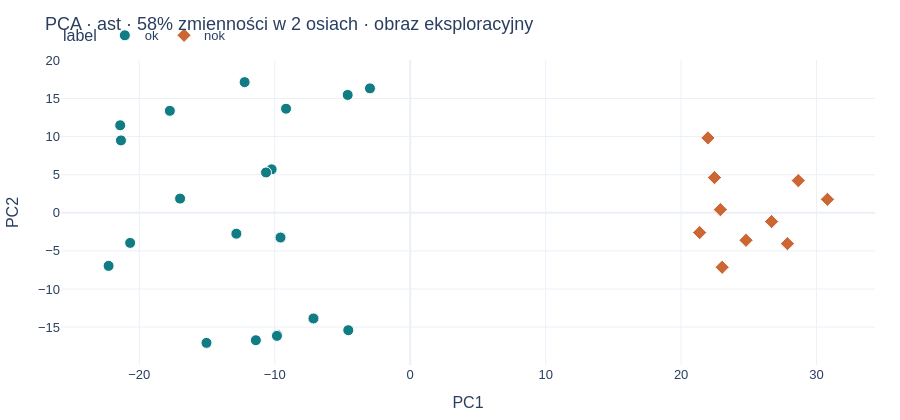
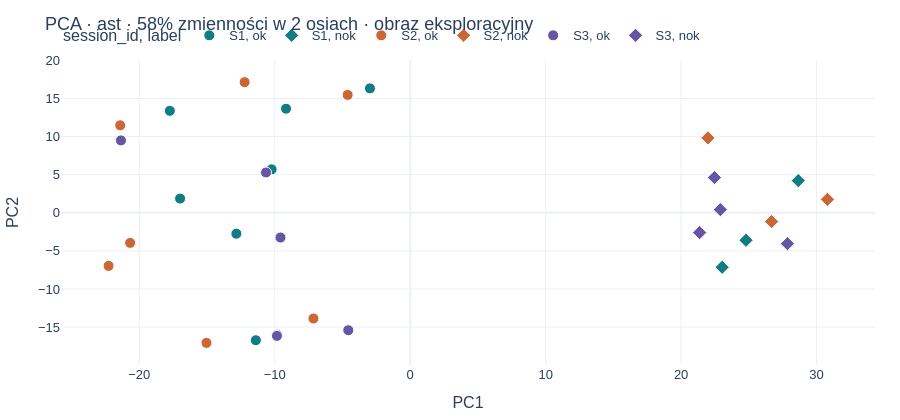

Notebook code for these charts, in order:
### Code cell
from pinglab.plots import embedding_map
if encoded.plate_id.nunique()>=3:
    display(embedding_map(encoded,'ast')[0])
    display(embedding_map(encoded,'ast',color='session_id')[0])

### Figure 1 — Plotly figure (JSON) as saved in the notebook; plotly's stock layout.template omitted (floating-point values rounded to 4 significant figures)
{"data": [{"customdata": [[3, "S1"], [3, "S2"], [3, "S3"], [3, "S1"], [3, "S2"], [3, "S3"], [3, "S1"], [3, "S2"], [3, "S3"], [3, "S1"], [3, "S2"], [3, "S3"], [3, "S1"], [3, "S2"], [3, "S3"], [3, "S1"], [3, "S2"], [3, "S3"], [3, "S1"], [3, "S2"]], "hovertemplate": "<b>%{hovertext}</b><br><br>label=ok<br>PC1=%{x}<br>PC2=%{y}<br>n_hits=%{customdata[0]}<br>session_id=%{customdata[1]}<extra></extra>", "hovertext": ["SYN_001", "SYN_002", "SYN_003", "SYN_004", "SYN_005", "SYN_006", "SYN_007", "SYN_008", "SYN_009", "SYN_010", "SYN_011", "SYN_012", "SYN_013", "SYN_014", "SYN_015", "SYN_016", "SYN_017", "SYN_018", "SYN_019", "SYN_020"], "legendgroup": "ok", "marker": {"color": "#117c83", "line": {"color": "white", "width": 1}, "size": 11, "symbol": "circle"}, "mode": "markers", "name": "ok", "orientation": "v", "showlegend": true, "type": "scatter", "x": [-2.97, -20.68, -9.811, -10.23, -4.616, -9.575, -16.99, -7.142, -21.35, -11.39, -21.41, -9.838, -12.83, -15.04, -4.572, -17.74, -22.27, -10.64, -9.167, -12.22], "xaxis": "x", "y": [16.33, -3.949, -16.02, 5.701, 15.47, -3.241, 1.867, -13.87, 9.501, -16.72, 11.49, -16.15, -2.741, -17.07, -15.41, 13.38, -6.965, 5.294, 13.66, 17.15], "yaxis": "y"}, {"customdata": [[3, "S3"], [3, "S1"], [3, "S2"], [3, "S3"], [3, "S1"], [3, "S2"], [3, "S3"], [3, "S1"], [3, "S2"], [3, "S3"]], "hovertemplate": "<b>%{hovertext}</b><br><br>label=nok<br>PC1=%{x}<br>PC2=%{y}<br>n_hits=%{customdata[0]}<br>session_id=%{customdata[1]}<extra></extra>", "hovertext": ["SYN_021", "SYN_022", "SYN_023", "SYN_024", "SYN_025", "SYN_026", "SYN_027", "SYN_028", "SYN_029", "SYN_030"], "legendgroup": "nok", "marker": {"color": "#cc6735", "line": {"color": "white", "width": 1}, "size": 11, "symbol": "diamond"}, "mode": "markers", "name": "nok", "orientation": "v", "showlegend": true, "type": "scatter", "x": [27.85, 24.79, 21.98, 22.9, 23.03, 30.8, 21.37, 28.65, 26.68, 22.46], "xaxis": "x", "y": [-4.055, -3.605, 9.827, 0.4158, -7.148, 1.766, -2.596, 4.227, -1.154, 4.619], "yaxis": "y"}], "layout": {"colorway": ["#117c83", "#cc6735", "#6555a4", "#667788"], "font": {"family": "Arial, sans-serif", "size": 13}, "height": 420, "legend": {"orientation": "h", "title": {"text": "label"}, "tracegroupgap": 0, "x": 0, "y": 1.13}, "margin": {"b": 50, "l": 60, "r": 25, "t": 60}, "title": {"text": "PCA · ast · 58% zmienności w 2 osiach · obraz eksploracyjny"}, "xaxis": {"anchor": "y", "domain": [0.0, 1.0], "title": {"text": "PC1"}}, "yaxis": {"anchor": "x", "domain": [0.0, 1.0], "title": {"text": "PC2"}}}}

### Figure 2 — Plotly figure (JSON) as saved in the notebook; plotly's stock layout.template omitted (floating-point values rounded to 4 significant figures)
{"data": [{"customdata": [[3, "S1"], [3, "S1"], [3, "S1"], [3, "S1"], [3, "S1"], [3, "S1"], [3, "S1"]], "hovertemplate": "<b>%{hovertext}</b><br><br>session_id=%{customdata[1]}<br>label=ok<br>PC1=%{x}<br>PC2=%{y}<br>n_hits=%{customdata[0]}<extra></extra>", "hovertext": ["SYN_001", "SYN_004", "SYN_007", "SYN_010", "SYN_013", "SYN_016", "SYN_019"], "legendgroup": "S1, ok", "marker": {"color": "#117c83", "line": {"color": "white", "width": 1}, "size": 11, "symbol": "circle"}, "mode": "markers", "name": "S1, ok", "orientation": "v", "showlegend": true, "type": "scatter", "x": [-2.97, -10.23, -16.99, -11.39, -12.83, -17.74, -9.167], "xaxis": "x", "y": [16.33, 5.701, 1.867, -16.72, -2.741, 13.38, 13.66], "yaxis": "y"}, {"customdata": [[3, "S1"], [3, "S1"], [3, "S1"]], "hovertemplate": "<b>%{hovertext}</b><br><br>session_id=%{customdata[1]}<br>label=nok<br>PC1=%{x}<br>PC2=%{y}<br>n_hits=%{customdata[0]}<extra></extra>", "hovertext": ["SYN_022", "SYN_025", "SYN_028"], "legendgroup": "S1, nok", "marker": {"color": "#117c83", "line": {"color": "white", "width": 1}, "size": 11, "symbol": "diamond"}, "mode": "markers", "name": "S1, nok", "orientation": "v", "showlegend": true, "type": "scatter", "x": [24.79, 23.03, 28.65], "xaxis": "x", "y": [-3.605, -7.148, 4.227], "yaxis": "y"}, {"customdata": [[3, "S2"], [3, "S2"], [3, "S2"], [3, "S2"], [3, "S2"], [3, "S2"], [3, "S2"]], "hovertemplate": "<b>%{hovertext}</b><br><br>session_id=%{customdata[1]}<br>label=ok<br>PC1=%{x}<br>PC2=%{y}<br>n_hits=%{customdata[0]}<extra></extra>", "hovertext": ["SYN_002", "SYN_005", "SYN_008", "SYN_011", "SYN_014", "SYN_017", "SYN_020"], "legendgroup": "S2, ok", "marker": {"color": "#cc6735", "line": {"color": "white", "width": 1}, "size": 11, "symbol": "circle"}, "mode": "markers", "name": "S2, ok", "orientation": "v", "showlegend": true, "type": "scatter", "x": [-20.68, -4.616, -7.142, -21.41, -15.04, -22.27, -12.22], "xaxis": "x", "y": [-3.949, 15.47, -13.87, 11.49, -17.07, -6.965, 17.15], "yaxis": "y"}, {"customdata": [[3, "S2"], [3, "S2"], [3, "S2"]], "hovertemplate": "<b>%{hovertext}</b><br><br>session_id=%{customdata[1]}<br>label=nok<br>PC1=%{x}<br>PC2=%{y}<br>n_hits=%{customdata[0]}<extra></extra>", "hovertext": ["SYN_023", "SYN_026", "SYN_029"], "legendgroup": "S2, nok", "marker": {"color": "#cc6735", "line": {"color": "white", "width": 1}, "size": 11, "symbol": "diamond"}, "mode": "markers", "name": "S2, nok", "orientation": "v", "showlegend": true, "type": "scatter", "x": [21.98, 30.8, 26.68], "xaxis": "x", "y": [9.828, 1.766, -1.154], "yaxis": "y"}, {"customdata": [[3, "S3"], [3, "S3"], [3, "S3"], [3, "S3"], [3, "S3"], [3, "S3"]], "hovertemplate": "<b>%{hovertext}</b><br><br>session_id=%{customdata[1]}<br>label=ok<br>PC1=%{x}<br>PC2=%{y}<br>n_hits=%{customdata[0]}<extra></extra>", "hovertext": ["SYN_003", "SYN_006", "SYN_009", "SYN_012", "SYN_015", "SYN_018"], "legendgroup": "S3, ok", "marker": {"color": "#6555a4", "line": {"color": "white", "width": 1}, "size": 11, "symbol": "circle"}, "mode": "markers", "name": "S3, ok", "orientation": "v", "showlegend": true, "type": "scatter", "x": [-9.811, -9.575, -21.35, -9.838, -4.572, -10.64], "xaxis": "x", "y": [-16.02, -3.241, 9.501, -16.15, -15.41, 5.294], "yaxis": "y"}, {"customdata": [[3, "S3"], [3, "S3"], [3, "S3"], [3, "S3"]], "hovertemplate": "<b>%{hovertext}</b><br><br>session_id=%{customdata[1]}<br>label=nok<br>PC1=%{x}<br>PC2=%{y}<br>n_hits=%{customdata[0]}<extra></extra>", "hovertext": ["SYN_021", "SYN_024", "SYN_027", "SYN_030"], "legendgroup": "S3, nok", "marker": {"color": "#6555a4", "line": {"color": "white", "width": 1}, "size": 11, "symbol": "diamond"}, "mode": "markers", "name": "S3, nok", "orientation": "v", "showlegend": true, "type": "scatter", "x": [27.85, 22.9, 21.37, 22.46], "xaxis": "x", "y": [-4.055, 0.4158, -2.596, 4.619], "yaxis": "y"}], "layout": {"colorway": ["#117c83", "#cc6735", "#6555a4", "#667788"], "font": {"family": "Arial, sans-serif", "size": 13}, "height": 420, "legend": {"orientation": "h", "title": {"text": "session_id, label"}, "tracegroupgap": 0, "x": 0, "y": 1.13}, "margin": {"b": 50, "l": 60, "r": 25, "t": 60}, "title": {"text": "PCA · ast · 58% zmienności w 2 osiach · obraz eksploracyjny"}, "xaxis": {"anchor": "y", "domain": [0.0, 1.0], "title": {"text": "PC1"}}, "yaxis": {"anchor": "x", "domain": [0.0, 1.0], "title": {"text": "PC2"}}}}
